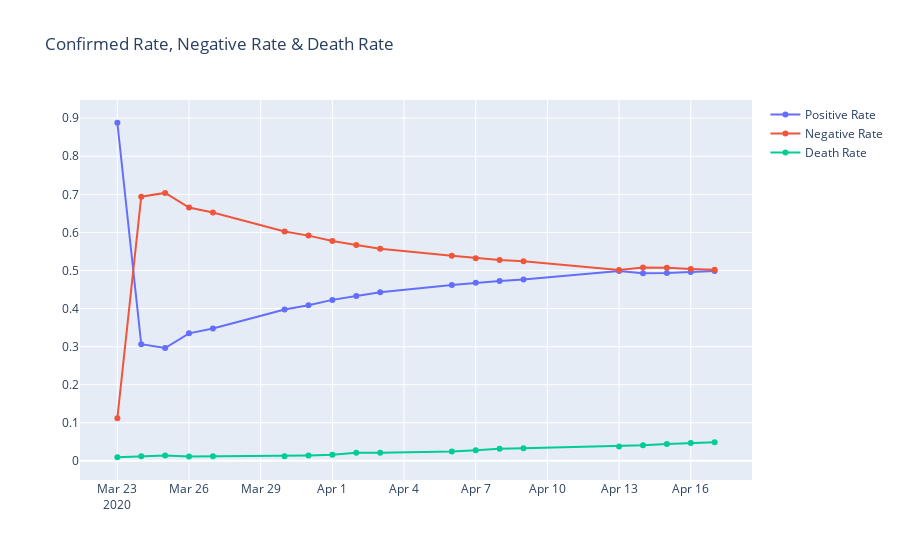

This figure's notebook cell:
### Code cell
df_t= comb_df.copy()
df_t['Positive Rate'] = df_t['cumpositive']/df_t['cumtotalTestResults']
df_t['Negative Rate'] = df_t['cumnegative']/df_t['cumtotalTestResults']

df_t['Death Rate'] = df_t['cumdeath']/df_t['cumpositive']



fig = go.Figure()
fig.add_trace(go.Scatter(x=df_t['date'], y=df_t['Positive Rate'], 
                         mode='lines+markers', name='Positive Rate'))
fig.add_trace(go.Scatter(x=df_t['date'], y=df_t['Negative Rate'], 
                         mode='lines+markers', name='Negative Rate'))
fig.add_trace(go.Scatter(x=df_t['date'], y=df_t['Death Rate'], 
                         mode='lines+markers', name='Death Rate'))
fig.update_layout(
        xaxis_title="",
        yaxis_title="",
        title = 'Confirmed Rate, Negative Rate & Death Rate'
#         yaxis_type="log"
    )
fig.show()

### Figure 1 — Plotly figure (JSON) as saved in the notebook; plotly's stock layout.template omitted (floating-point values rounded to 4 significant figures)
{"data": [{"mode": "lines+markers", "name": "Positive Rate", "type": "scatter", "x": ["2020-03-23", "2020-03-24", "2020-03-25", "2020-03-26", "2020-03-27", "2020-03-30", "2020-03-31", "2020-04-01", "2020-04-02", "2020-04-03", "2020-04-06", "2020-04-07", "2020-04-08", "2020-04-09", "2020-04-13", "2020-04-14", "2020-04-15", "2020-04-16", "2020-04-17"], "y": [0.8879, 0.3063, 0.2964, 0.3348, 0.3478, 0.3974, 0.4085, 0.4228, 0.4329, 0.4429, 0.4615, 0.4677, 0.4724, 0.476, 0.4988, 0.4924, 0.4932, 0.4961, 0.4984]}, {"mode": "lines+markers", "name": "Negative Rate", "type": "scatter", "x": ["2020-03-23", "2020-03-24", "2020-03-25", "2020-03-26", "2020-03-27", "2020-03-30", "2020-03-31", "2020-04-01", "2020-04-02", "2020-04-03", "2020-04-06", "2020-04-07", "2020-04-08", "2020-04-09", "2020-04-13", "2020-04-14", "2020-04-15", "2020-04-16", "2020-04-17"], "y": [0.1121, 0.6937, 0.7036, 0.6652, 0.6522, 0.6026, 0.5915, 0.5772, 0.5671, 0.5571, 0.5385, 0.5323, 0.5276, 0.524, 0.5012, 0.5076, 0.5068, 0.5039, 0.5016]}, {"mode": "lines+markers", "name": "Death Rate", "type": "scatter", "x": ["2020-03-23", "2020-03-24", "2020-03-25", "2020-03-26", "2020-03-27", "2020-03-30", "2020-03-31", "2020-04-01", "2020-04-02", "2020-04-03", "2020-04-06", "2020-04-07", "2020-04-08", "2020-04-09", "2020-04-13", "2020-04-14", "2020-04-15", "2020-04-16", "2020-04-17"], "y": [0.009494, 0.01197, 0.01408, 0.01178, 0.01224, 0.0119, 0.01428, 0.01595, 0.02098, 0.02161, 0.02441, 0.02774, 0.03171, 0.03332, 0.03783, 0.04076, 0.04443, 0.04671, 0.04894]}], "layout": {"title": {"text": "Confirmed Rate, Negative Rate & Death Rate"}, "xaxis": {"title": {"text": ""}}, "yaxis": {"title": {"text": ""}}}}
